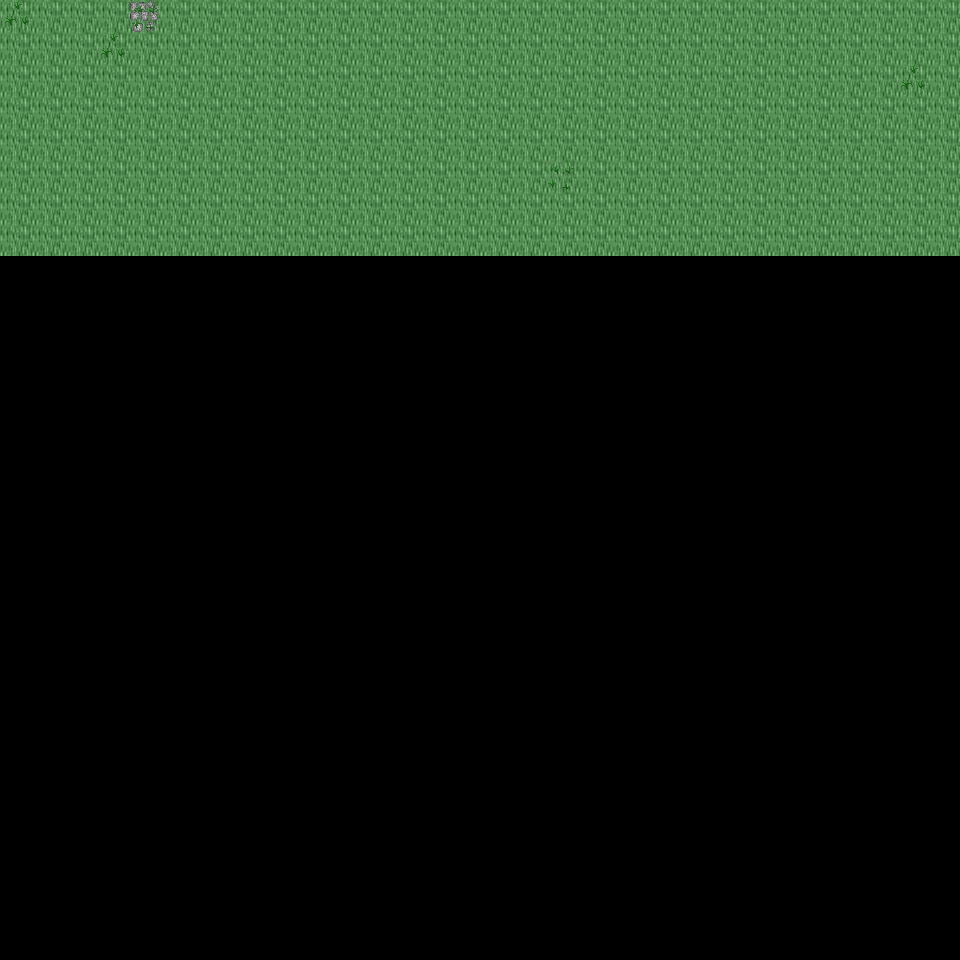

A level layout from a 2D game, rendered from its tile map. Below: a short description, then the map file with tile-grid data replaced by summaries:
An orthogonal 30x30 tile map with 32x32 px tiles, 6 tile layers (Ground, Object, Object2, Above, ...), 19 tilesets and 3 objects (3x mapExit).

<map version="1.0" orientation="orthogonal" renderorder="right-down" width="30" height="30" tilewidth="32" tileheight="32" nextobjectid="4">
  <tileset firstgid="1" name="tileset_ground_ground" tilewidth="32" tileheight="32" tilecount="33" columns="3">
    <image source="../drawable/tileset_ground_ground.png" width="96" height="352" />
  </tileset>
  <tileset firstgid="34" name="tileset_ground_ridge_earth_dark" tilewidth="32" tileheight="32" tilecount="96" columns="12">
    <image source="../drawable/tileset_ground_ridge_earth_dark.png" width="384" height="256" />
  </tileset>
  <tileset firstgid="130" name="tileset_ground_rock_pebbles" tilewidth="32" tileheight="32" tilecount="3" columns="1">
    <image source="../drawable/tileset_ground_rock_pebbles.png" width="32" height="96" />
  </tileset>
  <tileset firstgid="133" name="tileset_ground_earth_edges" tilewidth="32" tileheight="32" tilecount="18" columns="6">
    <image source="../drawable/tileset_ground_earth_edges.png" width="192" height="96" />
  </tileset>
  <tileset firstgid="151" name="tileset_plant_leaves" tilewidth="32" tileheight="32" tilecount="8" columns="4">
    <image source="../drawable/tileset_plant_leaves.png" width="128" height="64" />
  </tileset>
  <tileset firstgid="159" name="tileset_plant_flower_daisy_yellow" tilewidth="32" tileheight="32" tilecount="8" columns="2">
    <image source="../drawable/tileset_plant_flower_daisy_yellow.png" width="64" height="128" />
  </tileset>
  <tileset firstgid="167" name="tileset_plant_grasses" tilewidth="32" tileheight="32" tilecount="6" columns="3">
    <image source="../drawable/tileset_plant_grasses.png" width="96" height="64" />
  </tileset>
  <tileset firstgid="173" name="tileset_ground_cobbled_paving" tilewidth="32" tileheight="32" tilecount="1" columns="1">
    <image source="../drawable/tileset_ground_cobbled_paving.png" width="32" height="32" />
  </tileset>
  <tileset firstgid="174" name="tileset_plant_flower_daisy_white" tilewidth="32" tileheight="32" tilecount="8" columns="2">
    <image source="../drawable/tileset_plant_flower_daisy_white.png" width="64" height="128" />
  </tileset>
  <tileset firstgid="182" name="tileset_plant_flower_daisy_red" tilewidth="32" tileheight="32" tilecount="8" columns="2">
    <image source="../drawable/tileset_plant_flower_daisy_red.png" width="64" height="128" />
  </tileset>
  <tileset firstgid="190" name="tileset_logic_collision" tilewidth="32" tileheight="32" tilecount="1" columns="1">
    <image source="../drawable/tileset_logic_collision.png" width="32" height="32" />
  </tileset>
  <tileset firstgid="191" name="tileset_logic_creature_sheepman" tilewidth="32" tileheight="32" tilecount="4" columns="4">
    <image source="../drawable/tileset_logic_creature_sheepman.png" width="128" height="32" />
  </tileset>
  <tileset firstgid="195" name="tileset_object_tan_tent" tilewidth="32" tileheight="32" tilecount="25" columns="5">
    <image source="../drawable/tileset_object_tan_tent.png" width="160" height="160" />
  </tileset>
  <tileset firstgid="220" name="tileset_item_campfires" tilewidth="32" tileheight="32" tilecount="2" columns="2">
    <image source="../drawable/tileset_item_campfires.png" width="64" height="32" />
  </tileset>
  <tileset firstgid="222" name="tileset_plant_tree_dead_tree_4" tilewidth="32" tileheight="32" tilecount="20" columns="4">
    <image source="../drawable/tileset_plant_tree_dead_tree_4.png" width="128" height="160" />
  </tileset>
  <tileset firstgid="242" name="tileset_plant_tree_fall_trees" tilewidth="32" tileheight="32" tilecount="40" columns="8">
    <image source="../drawable/tileset_plant_tree_fall_trees.png" width="256" height="160" />
  </tileset>
  <tileset firstgid="282" name="tileset_object_well_hoist" tilewidth="32" tileheight="32" tilecount="9" columns="3">
    <image source="../drawable/tileset_object_well_hoist.png" width="96" height="96" />
  </tileset>
  <tileset firstgid="291" name="tileset_logic_creature_mutant" tilewidth="32" tileheight="32" tilecount="7" columns="7">
    <image source="../drawable/tileset_logic_creature_mutant.png" width="224" height="32" />
  </tileset>
  <tileset firstgid="298" name="tileset_ground_grass_edges" tilewidth="32" tileheight="32" tilecount="36" columns="12">
    <image source="../drawable/tileset_ground_grass_edges.png" width="384" height="96" />
  </tileset>
  <layer name="Ground" width="30" height="30">
    <data>[900 cells, 240 non-empty, 1 distinct tile ids]</data>
  </layer>
  <layer name="Object" width="30" height="30">
    <data>[900 cells, 2 non-empty, 2 distinct tile ids]</data>
  </layer>
  <layer name="Object2" width="30" height="30">
    <data>[900 cells, 4 non-empty, 2 distinct tile ids]</data>
  </layer>
  <layer name="Above" width="30" height="30">
    <data>[900 cells, 0 non-empty, 0 distinct tile ids]</data>
  </layer>
  <layer name="Above2" width="30" height="30">
    <data>[900 cells, 0 non-empty, 0 distinct tile ids]</data>
  </layer>
  <layer name="Walkable" width="30" height="30">
    <data>[900 cells, 0 non-empty, 0 distinct tile ids]</data>
  </layer>
  <objectgroup name="MapEvents">
    <object id="1" name="north" type="mapExit" x="0" y="0" width="960" height="32">
      <properties>
        <property name="map" value="level_0_x88_y28" />
        <property name="x" value="0" />
        <property name="y" value="28" />
      </properties>
    </object>
    <object id="2" name="west" type="mapExit" x="0" y="0" width="32" height="960">
      <properties>
        <property name="map" value="level_0_x87_y29" />
        <property name="x" value="28" />
        <property name="y" value="0" />
      </properties>
    </object>
    <object id="3" name="east" type="mapExit" x="928" y="0" width="32" height="960">
      <properties>
        <property name="map" value="level_0_x89_y29" />
        <property name="x" value="1" />
        <property name="y" value="0" />
      </properties>
    </object>
  </objectgroup>
</map>
